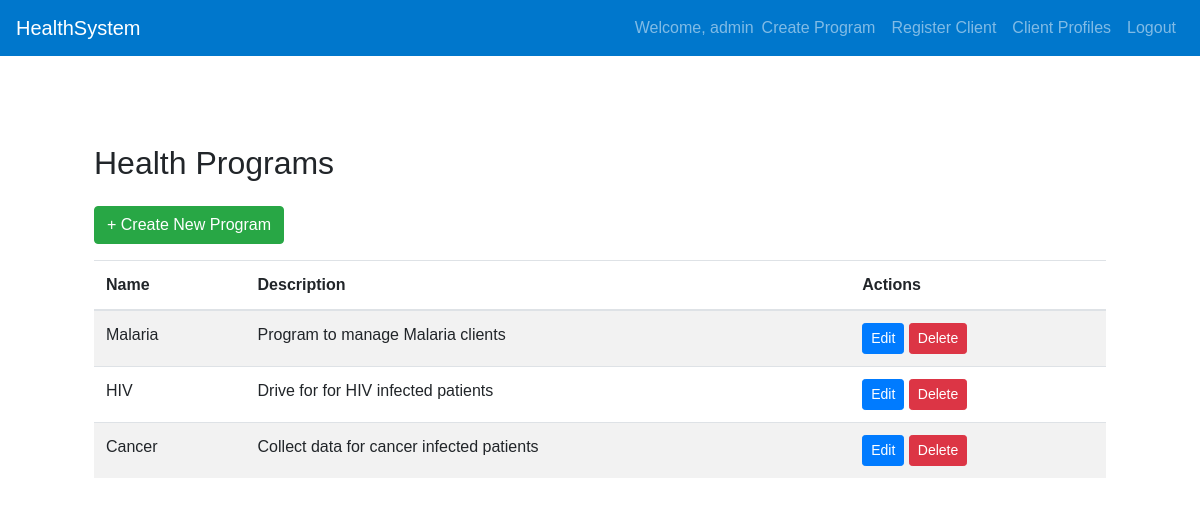
The app's page /programs/ (signed in) with its own data.
### health/models.py (models this page shows, shortened)
class HealthProgram(models.Model):
    name = models.CharField(max_length=100, unique=True)
    description = models.TextField(blank=True)

### health/views.py (the view)
# urls.py: path('programs/', views.program_list, name='program_list'),
def program_list(request):
    programs = HealthProgram.objects.all()
    return render(request, 'program_list.html', {'programs': programs})

### health/templates/program_list.html
{% extends 'base.html' %}
{% block content %}
<div class="container mt-4">
    <h2 class="mb-4">Health Programs</h2>
    <a href="{% url 'create_program' %}" class="btn btn-success mb-3">+ Create New Program</a>
    <table class="table table-striped">
        <thead>
            <tr>
                <th>Name</th>
                <th>Description</th>
                <th>Actions</th>
            </tr>
        </thead>
        <tbody>
            {% for program in programs %}
            <tr>
                <td>{{ program.name }}</td>
                <td>{{ program.description }}</td>
                <td>
                    <a href="{% url 'edit_program' program.id %}" class="btn btn-sm btn-primary">Edit</a>
                    <a href="{% url 'delete_program' program.id %}" class="btn btn-sm btn-danger" onclick="return confirm('Are you sure you want to delete this program?')">Delete</a>
                </td>
            </tr>
            {% empty %}
            <tr>
                <td colspan="3">No programs found.</td>
            </tr>
            {% endfor %}
        </tbody>
    </table>
</div>
{% endblock %}

### health/templates/base.html (shortened to what this page needs)
<!DOCTYPE html>
<html lang="en">
<head>
    <link href="https://stackpath.bootstrapcdn.com/bootstrap/4.5.2/css/bootstrap.min.css" rel="stylesheet">
</head>
<body>
    <nav class="navbar navbar-expand-lg navbar-dark">
        <a class="navbar-brand" href="#">HealthSystem</a>
        <div class="collapse navbar-collapse" id="navbarNav">
            <ul class="navbar-nav ml-auto">
                {% if user.is_authenticated %}
                    <li class="nav-item">
                        <span class="navbar-text">Welcome, {{ user.username }}</span>
                    </li>
                    <li class="nav-item">
                        <a class="nav-link" href="{% url 'create_program' %}">Create Program</a>
                    </li>
                    <li class="nav-item">
                        <a class="nav-link" href="{% url "register_client" %}">Register Client</a>
                    </li>
                    <li class="nav-item">
                        <a class="nav-link" href="#">Client Profiles</a>
                    </li>
                    <li class="nav-item">
                        <a class="nav-link" href="{% url 'admin:logout' %}">Logout</a>
                    </li>
                {% else %}
                    <li class="nav-item">
                        <a class="nav-link" href="{% url 'admin:login' %}">Login</a>
                    </li>
                {% endif %}
            </ul>
        </div>
    </nav>
    <div class="container">
        {% block content %}{% endblock %}
    </div>
</body>
</html>

### health/templates/base.html (style rules this page uses)
body { font-family: Arial, sans-serif; margin: 0; }
.navbar { background-color: #0077cc; }
.container { padding: 2em; }

### records on screen
HealthProgram: name "Malaria", description "Program to manage Malaria clients"
HealthProgram: name "HIV", description "Drive for for HIV infected patients"
HealthProgram: name "Cancer", description "Collect data for cancer infected patients"

### other values on screen
{{ user.username }} "admin"
